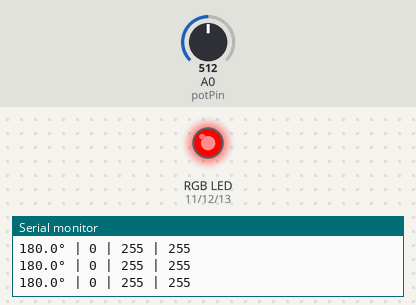
Recording of a sketch running on a simulated Arduino Uno, built with avr-gcc and run on an emulated ATmega328P. Shown: an RGB LED mixed from three pins (HIGH = lit), the last lines printed to the serial monitor. Inputs (shaded band) come from the test bench; at power-on: A0 (potPin) = 512.

Above: at 1.3 s.
1.4 s: A0 (potPin) set to 440
4.4 s: A0 (potPin) set to 418
At 5.6 s:
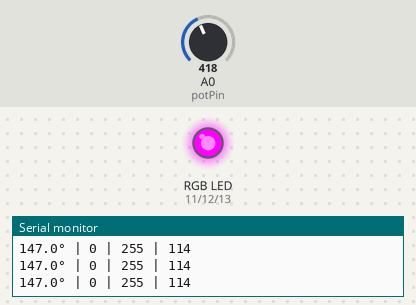
5.9 s: A0 (potPin) set to 354
7.4 s: A0 (potPin) set to 327
At 7.8 s:
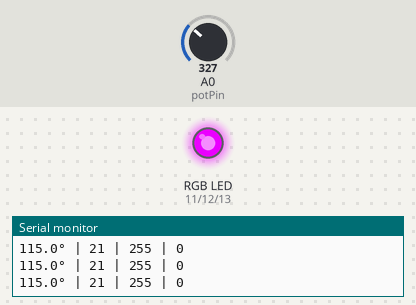
8.9 s: A0 (potPin) set to 511
At 9.6 s:
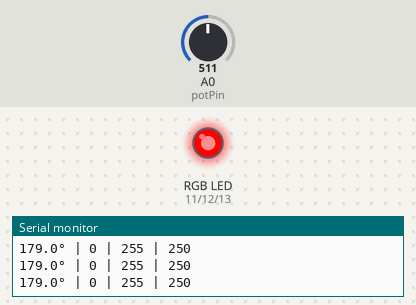
10.4 s: A0 (potPin) set to 0
At 11.4 s:
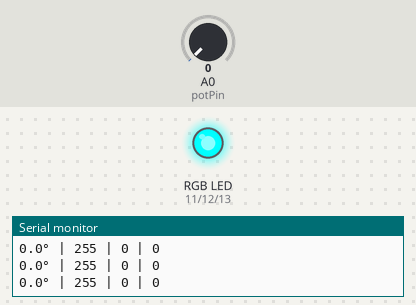
Timing chart, 0 to 12.9 s (numbered marks = the images above; inputs shaded):
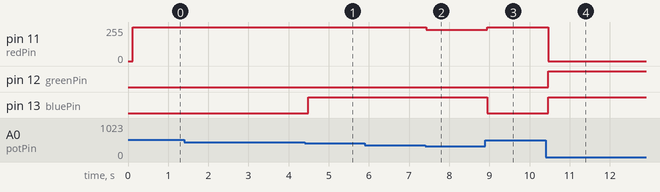

Measured:
- the behaviour switches between 430 and 429 on A0 (potPin) (found by bisection; images 0 and 1)
- after the input at 4.4 s, pin 13 (bluePin): LOW → HIGH after 0.09 s
- after the input at 7.4 s, pin 11 (redPin): 255/255 → 234/255 at once
- after the input at 8.9 s, pin 11 (redPin): 234/255 → 255/255 after 0.05 s; pin 13 (bluePin): HIGH → LOW after 0.05 s
- after the input at 10.4 s, pin 11 (redPin): 255/255 → 0/255 after 0.06 s; pin 12 (greenPin), pin 13 (bluePin): LOW → HIGH after 0.06 s

The sketch:

_______10.ino
```cpp
const int redPin = 11;
const int greenPin = 12;
const int bluePin = 13;

const int potPin = A0;

void hsvToRgb(float h, float s, float v, int &r, int &g, int &b) {

    while (h >= 360.0) h -= 360.0;
    while (h < 0.0) h += 360.0;

    s = constrain(s, 0.0, 1.0);
    v = constrain(v, 0.0, 1.0);

    int i = int(h / 60.0) % 6;
    float f = (h / 60.0) - i;
    float p = v * (1.0 - s);
    float q = v * (1.0 - s * f);
    float t = v * (1.0 - s * (1.0 - f));

    switch (i) {
        case 0: r = v * 255; g = t * 255; b = p * 255; break;
        case 1: r = q * 255; g = v * 255; b = p * 255; break;
        case 2: r = p * 255; g = v * 255; b = t * 255; break;
        case 3: r = p * 255; g = q * 255; b = v * 255; break;
        case 4: r = t * 255; g = p * 255; b = v * 255; break;
        case 5: r = v * 255; g = p * 255; b = q * 255; break;
    }

    r = 255 - r;
    g = 255 - g;
    b = 255 - b;
}

void setColor(int r, int g, int b) {
    analogWrite(redPin, r);
    analogWrite(greenPin, g);
    analogWrite(bluePin, b);
}

void setup() {

    pinMode(redPin, OUTPUT);
    pinMode(greenPin, OUTPUT);
    pinMode(bluePin, OUTPUT);

    Serial.begin(9600);
    Serial.println("RGB цветовой круг (общий анод)");
    Serial.println("Поворачивайте потенциометр для смены цвета");
    Serial.println("Hue(°) | R | G | B");
    Serial.println("-------------------");
}

void loop() {
    int potValue = analogRead(potPin);

    float hue = map(potValue, 0, 1023, 0, 360);

    float saturation = 1.0;
    float value = 1.0;

    int r, g, b;

    hsvToRgb(hue, saturation, value, r, g, b);

    setColor(r, g, b);

    Serial.print(hue, 1);
    Serial.print("° | ");
    Serial.print(255 - r);
    Serial.print(" | ");
    Serial.print(255 - g);
    Serial.print(" | ");
    Serial.println(255 - b);

    delay(100);
}
```
